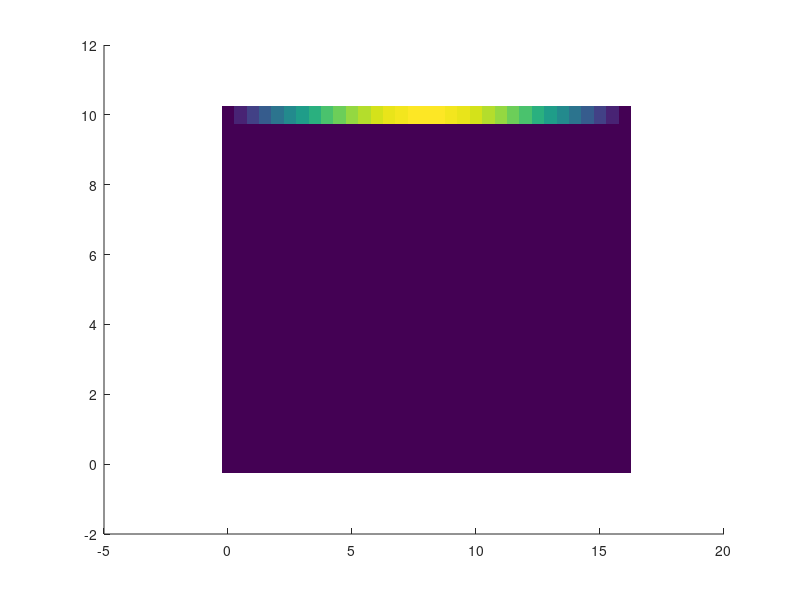

The MATLAB script that drew this image: (Note: this script raises an error after producing the figure.)
function solucao_diferencas_finitas(a_cm, b_cm, V_0, N_x, N_y, num_max_iter, max_rel_diff, plot_iterations)
% SOLUCAO_DIFERENCAS_FINITAS  Resolve o potencial escalr elétrico em uma
% calha coberta usando método iterativo 2D de diferenças finitas e plota os
% resultados.
%
% DESCRIÇÃO:
%   Esta função calcula o potencial escalar elétrico Phi_e(x,y) em um tubo
%   metálico com seção transversal retangular ('canal coberto') com
%   condições de contorno de Dirichlet. Três lados são mantidos em
%   potencial zero e a face superior tem um perfil senoidal de tensão. A
%   solução é obtida iterativamente usando o método das diferenças finitas.
%
% SINTAXE:
%   solucao_diferencas_finitas(a_cm, b_cm, V_0, N_x, N_y, num_max_iter,
%   max_rel_diff, plot_iterations)
%
% ENTRADAS:
%   a_cm            - Largura do canal [cm] 
%   b_cm            - Altura do
%   canal [cm] V_0  - Tensão máxima na face superior [V] 
%   N_x             - Número de pontos na direção y
%   N_y             - Número de pontos na direção x
%   num_max_iter    - Número máximo de iterações
%   max_rel_diff    - Diferença relativa máxima para parar iterações
%   plot_iterations - Lógico: true para plotar o potencial a cada iteração
%
% EXEMPLO:
%   solucao_diferencas_finitas(16, 10, 8, 33, 21, 500, 1e-3, true)
%
% AUTOR:
%   Guilherme S. Rosa - Última modificação: 15/09/2025

%% Parâmetros padrão, caso não sejam fornecidos
if nargin < 8
    a_cm = 16; 
    b_cm = 10;
    V_0 = 8;
    N_x = 33;
    N_y = 21;
    num_max_iter = 500;
    max_rel_diff = 1e-3;
    plot_iterations = true;
end

% Conversão de cm para metros
cm = 1e-2;
a = a_cm * cm;
b = b_cm * cm;

% Geração da malha
x = linspace(0, a, N_x);
y = linspace(0, b, N_y);
[X, Y] = meshgrid(x, y);

% Pontos internos discretos
x_points = 2:N_x-1;
y_points = 2:N_y-1;

delta_x = a/(N_x-1);
delta_y = b/(N_y-1);

% Inicializa matriz do potencial
Phi_e = zeros(N_x, N_y);

% Condições de contorno de Dirichlet
Phi_e(1,:) = 0;          % inferior
Phi_e(N_x,:) = 0;        % superior na direção x
Phi_e(:,1) = 0;          % esquerda

% Tensão senoidal na face superior
Phi_e(:,N_y) = V_0 .* sin(linspace(0, pi, N_x));

%% Configuração do plot caso plotar iterações
if plot_iterations
    figure;
    hold on;
    fig = imagesc(x/cm, y/cm, Phi_e');  % Plot inicial
    set(gca,'YDir','normal');           % Y cresce para cima
    colormap(parula);
    clim([0 V_0]);                      % escala de cor de 0 a V_0    
    axis([0 a/cm 0 b/cm]);
    xlabel("Posi\c{c}\~{a}o $x$ (cm)", 'Interpreter', 'LaTeX');
    ylabel("Posi\c{c}\~{a}o $y$ (cm)", 'Interpreter', 'LaTeX');
    h_title = title("Potencial el\'{e}trico escalar $\Phi_e$ (V)", 'Interpreter', 'LaTeX');
    axis equal;
    hcb = colorbar;
    hcb.TickLabelInterpreter = 'latex';
    xticks(linspace(0, a, 5)/cm);
    yticks(linspace(0, b, 5)/cm);
    xlim([0 a]./cm);
    ylim([0 b]./cm);
    grid on; box on;
    formatar_figura();
end

Phi_e_new = Phi_e;

%% Solução iterativa
for ind_iter = 1:num_max_iter
    if delta_x == delta_y
        % Média simples para malha quadrada
        Phi_e_new(x_points, y_points) = 0.25 * ( ...
            Phi_e(x_points+1, y_points) + Phi_e(x_points-1, y_points) + ...
            Phi_e(x_points, y_points+1) + Phi_e(x_points, y_points-1) );
    else
        % Média ponderada para malha não quadrada
        Phi_e_new(x_points, y_points) = 0.5 / (1/delta_x^2 + 1/delta_y^2) * ( ...
            (Phi_e(x_points+1, y_points) + Phi_e(x_points-1, y_points))/delta_x^2 + ...
            (Phi_e(x_points, y_points+1) + Phi_e(x_points, y_points-1))/delta_y^2 );
    end

    % Reforçar condições de contorno
    Phi_e_new(1,:) = 0;
    Phi_e_new(N_x,:) = 0;
    Phi_e_new(:,1) = 0;
    Phi_e_new(:,N_y) = V_0 .* sin(linspace(0, pi, N_x));

    % Plotar iteração se necessário
    if plot_iterations
        set(h_title, ...
            'String', [ strcat( "Potencial escalar el\'{e}trico $\Phi_e$ (V), itera\c{c}\~{a}o ", num2str(ind_iter) ) ], ...
            'Interpreter', 'LaTeX');
        set(fig, 'CData', Phi_e');

        drawnow;
        pause(0.1);
    end

    % Verificar convergência
    rel_diff = max(abs(Phi_e_new - Phi_e) ./ Phi_e_new, [], 'all');
    if rel_diff < max_rel_diff
        fprintf('Convergência após %d iterações, diferença relativa = %.3e\n', ind_iter, rel_diff);
        break;
    end

    Phi_e = Phi_e_new;
end

fprintf('Total de iterações: %d, diferença relativa final: %.3e\n', ind_iter, rel_diff);

%% Plot final
figure;
hold on;

imagesc(x/cm, y/cm, Phi_e');  % mapa de coordenadas físicas
set(gca,'YDir','normal');     % Y cresce para cima
colormap(parula);
clim([0 V_0]);                % escala de cor de 0 a V_0

% Linhas de contorno com rótulos
[C, h] = contour(X/cm, Y/cm, Phi_e', 0:1:V_0, 'k--', 'LineWidth', 1);
clabel(C, h, 'FontSize', 16, 'LabelSpacing', 300, 'Interpreter','latex');

xlabel("Posi\c{c}\~{a}o $x$ (cm)", 'Interpreter', 'LaTeX');
ylabel("Posi\c{c}\~{a}o $y$ (cm)", 'Interpreter', 'LaTeX');
title([ strcat( "Potencial escalar el\'{e}trico $\Phi_e$ (V), itera\c{c}\~{a}o ", num2str(ind_iter) ) ], 'Interpreter', 'LaTeX');
axis equal;
colorbar('TickLabelInterpreter', 'latex');
grid on;
box on;
xticks(linspace(0, a, 5) ./ cm);
yticks(linspace(0, b, 5) ./ cm);

% Aplicar formatação
formatar_figura();

end

%% Função auxiliar para formatação de figuras
function formatar_figura()
    % Aplica formatação consistente para padrões IEEE
    escala = 2;

    % Define tamanho da figura (coluna simples: 8.85 x 4 cm)
    set(gcf, 'Units', 'centimeters', 'Position', 2.*[1 1 8.85 4]);

    % Atualiza tamanho de fontes e interpretadores
    set(findall(gcf, '-property', 'FontSize'), 'FontSize', 8*escala);
    set(findall(gcf, '-property', 'Interpreter'), 'Interpreter', 'LaTeX');
    set(findall(gca, '-property', 'FontSize'), 'FontSize', 8*escala);
    set(findall(gca, '-property', 'Interpreter'), 'Interpreter', 'LaTeX');
    set(findall(gcf, 'type', 'text'), 'FontSize', 8*escala);

    % Usa LaTeX para rótulos dos eixos
    set(gca, 'TickLabelInterpreter', 'latex');

    set(gca, 'LooseInset', [0.05 0.05 0.05 0.05]);
end
